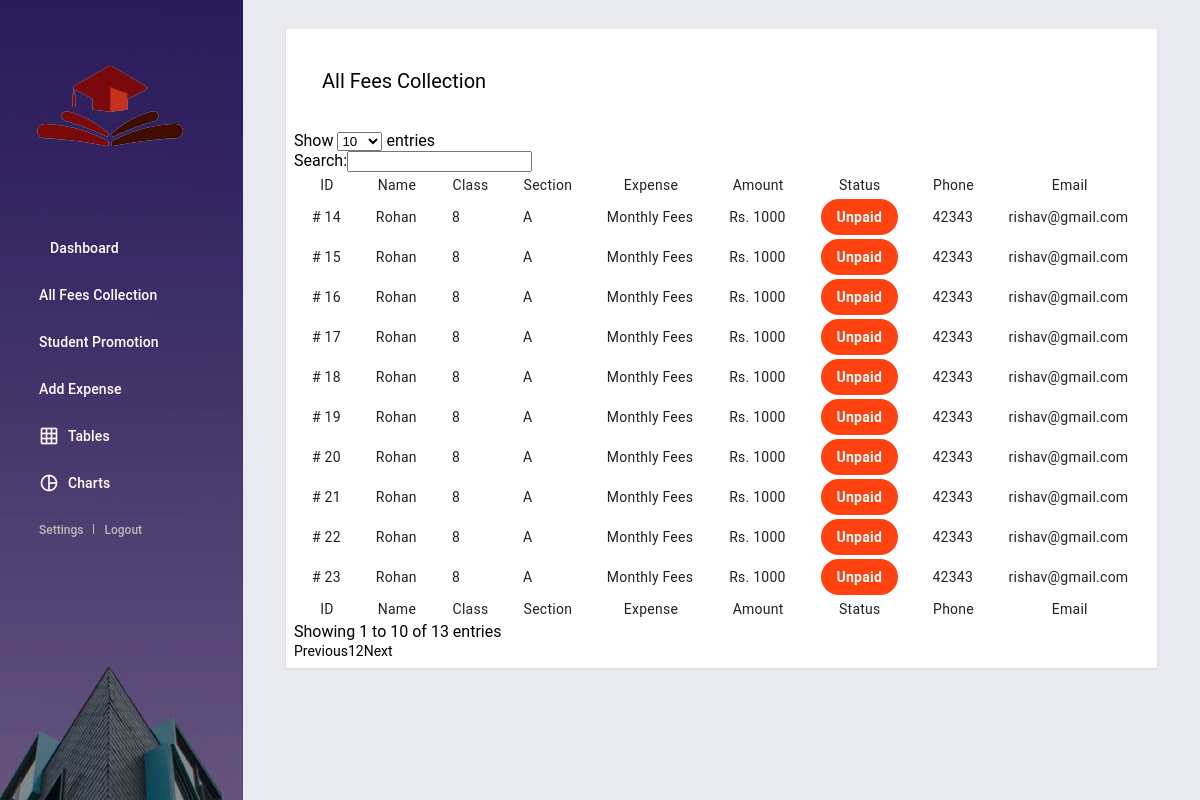
Screenshot of /dashboard/all-fees/ with the database file from the repository.
### student/models.py (models this page shows, shortened)
class Student_fees(models.Model):
    student_id = models.ForeignKey(Student, on_delete=models.PROTECT)
    class_id = models.ForeignKey(Students_Class, on_delete=models.DO_NOTHING)
    month_fees = models.IntegerField(default=0)
    bus_fees = models.IntegerField(default=0)
    total_fees = models.IntegerField(default=0)
    session_month_name = models.CharField(max_length=25)
    session_month = models.IntegerField(default=0)
    session_year = models.IntegerField(default=0)
    status = models.CharField(max_length=10)
    is_paid = models.BooleanField(default=False)
    paid_at = models.CharField(max_length=20)
    is_message_sent = models.IntegerField(default=0)
    is_fined = models.BooleanField(default=False)

class Student(models.Model):
    image = models.ImageField(upload_to="images", null=True)
    roll_number = models.IntegerField(default=0)
    full_name = models.CharField(max_length=20)
    student_class = models.ForeignKey(Students_Class, on_delete=models.PROTECT)
    section = models.CharField(max_length=1)
    session_start = models.DateField()
    session_end = models.DateField()
    dob = models.DateField()
    father_name = models.CharField(max_length=20)
    mother_contact = models.IntegerField(default=0)
    father_contact = models.IntegerField(default=0)
    transport_facility = models.BooleanField(default=False)
    address = models.CharField(max_length=50)
    attendance = models.IntegerField(default=0)
    total_present = models.IntegerField(default=0)
    total_working_days = models.IntegerField(default=0)
    bus_charge = models.IntegerField(default=0)
    user_created = models.IntegerField(default=0, null=False)
    createdBy = models.ForeignKey(Teacher, on_delete=models.PROTECT)
    createdAt = models.DateTimeField(auto_now_add=True)

class Students_Class(models.Model):
    class_name = models.CharField(max_length=10)
    strength = models.IntegerField(default=0)
    class_teacher = models.ForeignKey(Teacher, on_delete=models.DO_NOTHING)
    tuition_fees = models.IntegerField(default=0)
    def __str__(self):
        return self.class_name

### dashboard/views.py (the view)
# urls.py: path('all-fees/', views.all_fees, name="all-fees"),
def all_fees(request):
     allFees = Student_fees.objects.all()
     print(allFees[0])
     return render(request, 'dashboard/all_fees.html', { "allFees": allFees })

### vpsBase/context_processor.py (called while the page is built)
def render_footer(request):
    footer_content = About.objects.all()[0]
    isuser = request.user.is_authenticated
    return {
        'about_content': footer_content,
        'isuser': isuser
    }

### dashboard/templates/dashboard/All_fees.html (shortened to what this page needs)
{% extends './base.html' %}
{% load static %}
{% block content %}
<div class="mdc-layout-grid">
    <div class="mdc-layout-grid__inner">
      <div class="mdc-layout-grid__cell stretch-card mdc-layout-grid__cell--span-12">
     <div class="mdc-card p-2">
        <h6 class="card-title card-padding "> All Fees Collection</h6>
        <table id="example"  class="mdl-data-table" style="width:100%">
            <thead>
                <tr>
                <th> ID</th>
                <th> Name</th>
                <th>Class</th>
                <th>Section</th>
                <th>Expense</th>
                <th>Amount</th>
                <th>Status</th>
                <th> Phone</th>
                <th>Email</th>
                </tr>
            </thead>
            <tbody>
                {% for fee in allFees %}
                <tr>
                    <td> # {{ fee.id }}</td>
                    <td> {{ fee.student_id.full_name }}</td>
                    <td> {{ fee.class_id }} </td>
                    <td> {{ fee.student_id.section }} </td>
                    <td> Monthly Fees</td>
                    <td> Rs. {{ fee.month_fees }}</td>
                    <td>
                    {% if not fee.is_paid %}
                        <span class="rounded-div rounded-div--warning">
                            Unpaid
                        </span>
                    {% else %}
                        <span class="rounded-div rounded-div--success">
                            paid
                        </span>
                    {% endif %}
                </td>
                    <td> {{ fee.student_id.father_contact }}</td>
                    <td>rishav@gmail.com</td>
                </tr>
                {% endfor %}
            </tbody>
            <tfoot>
                <tr>
                    <th> ID</th>
                    <th> Name</th>
                    <th>Class</th>
                    <th>Section</th>
                    <th>Expense</th>
                    <th>Amount</th>
                    <th>Status</th>
                    <th> Phone</th>
                    <th>Email</th>
                </tr>
            </tfoot>
        </table>
    </div>
     </div>
     </div>
     </div>
{% endblock content %}

### rows the page displays
Student_fees: id "14", student_id.full_name "Rohan", class_id "8", student_id.section "A", month_fees "1000", is_paid "Unpaid", student_id.father_contact "42343"
Student_fees: id "15", student_id.full_name "Rohan", class_id "8", student_id.section "A", month_fees "1000", is_paid "Unpaid", student_id.father_contact "42343"
Student_fees: id "16", student_id.full_name "Rohan", class_id "8", student_id.section "A", month_fees "1000", is_paid "Unpaid", student_id.father_contact "42343"
Student_fees: id "17", student_id.full_name "Rohan", class_id "8", student_id.section "A", month_fees "1000", is_paid "Unpaid", student_id.father_contact "42343"
Student_fees: id "18", student_id.full_name "Rohan", class_id "8", student_id.section "A", month_fees "1000", is_paid "Unpaid", student_id.father_contact "42343"
Student_fees: id "19", student_id.full_name "Rohan", class_id "8", student_id.section "A", month_fees "1000", is_paid "Unpaid", student_id.father_contact "42343"
Student_fees: id "20", student_id.full_name "Rohan", class_id "8", student_id.section "A", month_fees "1000", is_paid "Unpaid", student_id.father_contact "42343"
Student_fees: id "21", student_id.full_name "Rohan", class_id "8", student_id.section "A", month_fees "1000", is_paid "Unpaid", student_id.father_contact "42343"
Student_fees: id "22", student_id.full_name "Rohan", class_id "8", student_id.section "A", month_fees "1000", is_paid "Unpaid", student_id.father_contact "42343"
Student_fees: id "23", student_id.full_name "Rohan", class_id "8", student_id.section "A", month_fees "1000", is_paid "Unpaid", student_id.father_contact "42343"
